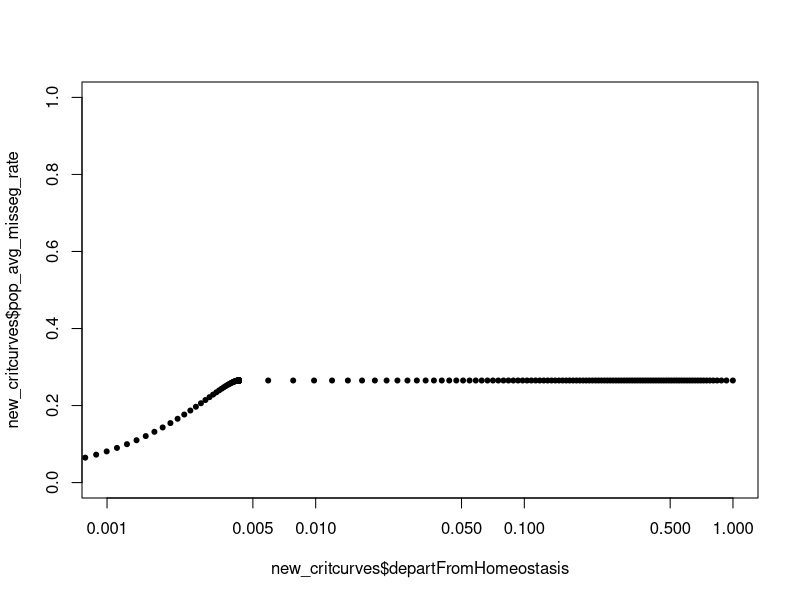

The R source for this figure: (Note: this script raises an error after producing the figure.)
## ---- chunk 1
knitr::opts_knit$set(root.dir = "path/to/dir")
## ---- chunk 2
library(ggplot2) 
library(gridExtra) 
library(matlab)
library(magrittr)
library(tidyverse)
N_SAMPLES=1000
MAXCHROMO=32
ALPHA=0.35
SHADECOLOR="gray"
## ---- chunk 3
critcurves = read.csv(
  "expectedResults/all_critical_curves.csv",
  header = T,
  check.names = F,
  stringsAsFactors = F,
  strip.white = T
)
critcurves = critcurves[critcurves$maxchrom == MAXCHROMO,]
critcurves$departFromHomeostasis = 1 - critcurves$pop_avg_death_rate
critcurves$category = "Head and Neck"
new_critcurves = critcurves[critcurves$`B(i,beta)` == "B(i)==1/(beta+e^sqrt( abs( i-3 ) ))" &
                              critcurves$`D(i,mu)` == " D(i)==mu",]
old_critcurves = critcurves[critcurves$`B(i,beta)` == " B(i)==beta" &
                              critcurves$`D(i,mu)` == " D(i)==mu",]
tmp = old_critcurves[old_critcurves$pop_avg_death_rate < min(new_critcurves$pop_avg_death_rate),]
tmp$`B(i,beta)` = unique(new_critcurves$`B(i,beta)`)
tmp$pop_avg_misseg_rate = max(new_critcurves$pop_avg_misseg_rate)
new_critcurves = rbind(new_critcurves, tmp)
plot(
  new_critcurves$departFromHomeostasis,
  new_critcurves$pop_avg_misseg_rate,
  xlim = c(1E-3, 1),
  ylim = c(0, 1),
  log = "x",
  pch = 20
)

critList=list("consant"=old_critcurves, "varying"=new_critcurves)
## ---- chunk 4

birth_and_growth_Rates <-read.csv(
    "input/Log_means_and_sd_norms.csv",
    header = T,
    check.names = F,
    stringsAsFactors = F,
    strip.white = T
)

gRLN <-
  data.frame(
    sapply(birth_and_growth_Rates$type, function(x)
      rlnorm(N_SAMPLES, meanlog = birth_and_growth_Rates[birth_and_growth_Rates$type ==
                                                           x, ]$glm, sdlog = birth_and_growth_Rates[birth_and_growth_Rates$type == x, ]$gsd)),
    check.names = FALSE,
    fix.empty.names = FALSE
  )

bRLN <-
  data.frame(
    sapply(birth_and_growth_Rates$type, function(x)
      rlnorm(N_SAMPLES, meanlog = birth_and_growth_Rates[birth_and_growth_Rates$type ==
                                                           x, ]$blm, sdlog = birth_and_growth_Rates[birth_and_growth_Rates$type == x, ]$bsd)),
    check.names = FALSE,
    fix.empty.names = FALSE
  )

departureFromHomeo <-
  data.frame(sapply(colnames(bRLN), function(x)
    ((gRLN[, x] / bRLN[, x]))),
    check.names = FALSE,
    fix.empty.names = FALSE)
departureFromHomeo[departureFromHomeo < 0] <- 0
departureFromHomeo <- tidyr::gather(departureFromHomeo, key = "type", value = 'one_minus_d_over_b')

inp <-
  read.table("input/Predicted_LaggingChrPct_TCGA.txt", header = T)
inp <- inp[inp$group != "met",]
inp$Lagging.Chromosome[inp$Lagging.Chromosome > 100] = 100
inp$Lagging.Chromosome <- inp$Lagging.Chromosome / 100

subMap = data.frame("inp" = sort(unique(inp$group)),
                    "type" = sort(unique(birth_and_growth_Rates$type)))

inp$group<-sapply(inp$group, function(x) inp[x, "group"]<-subMap[subMap$inp == x, "type"])

## set x and y labels for box plots
xlab = expression(paste("Departure from Homeostasis (1-",mu,"/",lambda, ")"))
ylab = expression(paste("Mis-segregation Rate (", beta, ")"))
## ---- chunk 5
  plot.x <-
    ggplot(departureFromHomeo) + geom_boxplot(aes(type, one_minus_d_over_b))  + coord_flip()
plot.y <-
  ggplot(inp) + geom_boxplot(aes(group, Lagging.Chromosome))  + coord_flip()
grid.arrange(plot.x, plot.y, ncol = 2) # visual verification of the box plots

plot.x <- layer_data(plot.x)[, 1:6]
plot.y <- layer_data(plot.y)[, 1:6]
colnames(plot.x) <- paste0("x.", gsub("y", "", colnames(plot.x)))
colnames(plot.y) <- paste0("y.", gsub("y", "", colnames(plot.y)))

df <- cbind(plot.x, plot.y)
df$category <- sort(unique(departureFromHomeo$type))
## ---- chunk 6
plotList<-
    lapply(critList, function(q) ggplot(df, aes(fill = category, color = category)) +
    geom_line(
        data = q,
        aes(x = departFromHomeostasis, y = pop_avg_misseg_rate),
        size = 1,
        color = "black",
        linetype = "dotted"
    )  +
    
    ## 2D box defined by the Q1 & Q3 values in each dimension, with outline
    geom_rect(aes(
        xmin = x.lower,
        xmax = x.upper,
        ymin = y.lower,
        ymax = y.upper
    ),
    alpha = 0.3) +
    geom_rect(
        aes(
            xmin = x.lower,
            xmax = x.upper,
            ymin = y.lower,
            ymax = y.upper
        ),
        color = "black",
        fill = NA
    ) +
    
    ## whiskers for x-axis dimension with ends
    geom_segment(aes(
        x = x.min,
        y = y.middle,
        xend = x.max,
        yend = y.middle
    )) + ## whiskers
    geom_segment(aes(
        x = x.min,
        y = y.lower,
        xend = x.min,
        yend = y.upper
    )) + ## lower end
    geom_segment(aes(
        x = x.max,
        y = y.lower,
        xend = x.max,
        yend = y.upper
    )) + ## upper end
    
    ## whiskers for y-axis dimension with ends
    geom_segment(aes(
        x = x.middle,
        y = y.min,
        xend = x.middle,
        yend = y.max
    )) + ## whiskers
    geom_segment(aes(
        x = x.lower,
        y = y.min,
        xend = x.upper,
        yend = y.min
    )) + ## lower end
    geom_segment(aes(
        x = x.lower,
        y = y.max,
        xend = x.upper,
        yend = y.max
    )) + ## upper end
    
    ylab(ylab) + xlab(xlab)+
    scale_x_continuous(trans = "log", breaks=c(0, 0.002, 0.05, 1))  +
    theme_classic() +
    theme(
        panel.grid.major = element_blank(),
        panel.grid.minor = element_blank(),
        panel.background = element_rect(colour = "black", size = 4)
    ) +
    
    ## shaded areas
    geom_ribbon(data=q,
                aes(x=departFromHomeostasis,y = pop_avg_misseg_rate,
                    ymin=pop_avg_misseg_rate,ymax=1),
                color = "gray",fill=SHADECOLOR,
                position="identity",alpha=ALPHA,linetype=2,) +
    
    ## shaded areas
    geom_ribbon(data=q,
                aes(x=departFromHomeostasis,y = pop_avg_misseg_rate,
                    ymin=max(pop_avg_misseg_rate),ymax=1),
                color = "black",fill="black",
                position="identity",alpha=0.2,linetype=2)      
)
pdf(paste0("figs/Figure_5.pdf"), width = 8.5,height = 11)
egg::ggarrange(plotList$consant, plotList$varying, labels = c("A", "B"))
plot(0, type = 'n', axes = FALSE, ann = FALSE)
legend("center",c("Not a steady state","Steady state leads to extinction","Steady state leads to exponential growth"),fill=c("black","gray","white"),cex=1.5)
dev.off()
